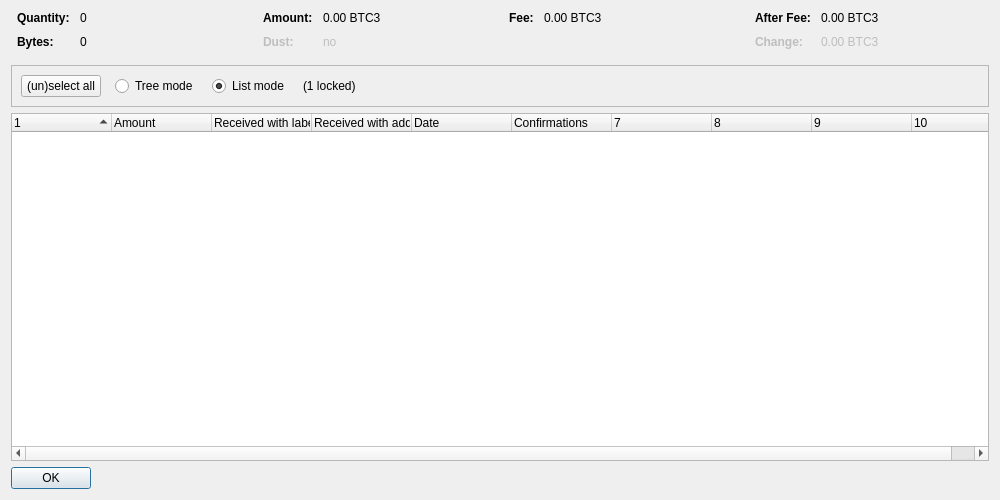
<?xml version="1.0" encoding="UTF-8"?>
<ui version="4.0">
 <class>CoinControlDialog</class>
 <widget class="QDialog" name="CoinControlDialog">
  <property name="geometry">
   <rect>
    <x>0</x>
    <y>0</y>
    <width>1000</width>
    <height>500</height>
   </rect>
  </property>
  <property name="windowTitle">
   <string>Coin Selection</string>
  </property>
  <layout class="QVBoxLayout" name="verticalLayout">
   <item>
    <layout class="QHBoxLayout" name="horizontalLayoutTop" stretch="0,0,0,0">
     <property name="topMargin">
      <number>0</number>
     </property>
     <property name="bottomMargin">
      <number>10</number>
     </property>
     <item>
      <layout class="QFormLayout" name="formLayoutCoinControl1">
       <property name="horizontalSpacing">
        <number>10</number>
       </property>
       <property name="verticalSpacing">
        <number>10</number>
       </property>
       <property name="leftMargin">
        <number>6</number>
       </property>
       <property name="rightMargin">
        <number>6</number>
       </property>
       <item row="0" column="0">
        <widget class="QLabel" name="labelCoinControlQuantityText">
         <property name="font">
          <font>
           <weight>75</weight>
           <bold>true</bold>
          </font>
         </property>
         <property name="text">
          <string>Quantity:</string>
         </property>
        </widget>
       </item>
       <item row="0" column="1">
        <widget class="QLabel" name="labelCoinControlQuantity">
         <property name="cursor">
          <cursorShape>IBeamCursor</cursorShape>
         </property>
         <property name="contextMenuPolicy">
          <enum>Qt::ActionsContextMenu</enum>
         </property>
         <property name="text">
          <string notr="true">0</string>
         </property>
         <property name="textInteractionFlags">
          <set>Qt::LinksAccessibleByMouse|Qt::TextSelectableByKeyboard|Qt::TextSelectableByMouse</set>
         </property>
        </widget>
       </item>
       <item row="1" column="0">
        <widget class="QLabel" name="labelCoinControlBytesText">
         <property name="font">
          <font>
           <weight>75</weight>
           <bold>true</bold>
          </font>
         </property>
         <property name="text">
          <string>Bytes:</string>
         </property>
        </widget>
       </item>
       <item row="1" column="1">
        <widget class="QLabel" name="labelCoinControlBytes">
         <property name="cursor">
          <cursorShape>IBeamCursor</cursorShape>
         </property>
         <property name="contextMenuPolicy">
          <enum>Qt::ActionsContextMenu</enum>
         </property>
         <property name="text">
          <string notr="true">0</string>
         </property>
         <property name="textInteractionFlags">
          <set>Qt::LinksAccessibleByMouse|Qt::TextSelectableByKeyboard|Qt::TextSelectableByMouse</set>
         </property>
        </widget>
       </item>
      </layout>
     </item>
     <item>
      <layout class="QFormLayout" name="formLayoutCoinControl2">
       <property name="horizontalSpacing">
        <number>10</number>
       </property>
       <property name="verticalSpacing">
        <number>10</number>
       </property>
       <property name="leftMargin">
        <number>6</number>
       </property>
       <property name="rightMargin">
        <number>6</number>
       </property>
       <item row="0" column="0">
        <widget class="QLabel" name="labelCoinControlAmountText">
         <property name="font">
          <font>
           <weight>75</weight>
           <bold>true</bold>
          </font>
         </property>
         <property name="text">
          <string>Amount:</string>
         </property>
        </widget>
       </item>
       <item row="0" column="1">
        <widget class="QLabel" name="labelCoinControlAmount">
         <property name="cursor">
          <cursorShape>IBeamCursor</cursorShape>
         </property>
         <property name="contextMenuPolicy">
          <enum>Qt::ActionsContextMenu</enum>
         </property>
         <property name="text">
          <string notr="true">0.00 BTC3</string>
         </property>
         <property name="textInteractionFlags">
          <set>Qt::LinksAccessibleByMouse|Qt::TextSelectableByKeyboard|Qt::TextSelectableByMouse</set>
         </property>
        </widget>
       </item>
       <item row="1" column="0">
        <widget class="QLabel" name="labelCoinControlLowOutputText">
         <property name="enabled">
          <bool>false</bool>
         </property>
         <property name="font">
          <font>
           <weight>75</weight>
           <bold>true</bold>
          </font>
         </property>
         <property name="text">
          <string>Dust:</string>
         </property>
        </widget>
       </item>
       <item row="1" column="1">
        <widget class="QLabel" name="labelCoinControlLowOutput">
         <property name="enabled">
          <bool>false</bool>
         </property>
         <property name="cursor">
          <cursorShape>IBeamCursor</cursorShape>
         </property>
         <property name="contextMenuPolicy">
          <enum>Qt::ActionsContextMenu</enum>
         </property>
         <property name="text">
          <string notr="true">no</string>
         </property>
         <property name="textInteractionFlags">
          <set>Qt::LinksAccessibleByMouse|Qt::TextSelectableByKeyboard|Qt::TextSelectableByMouse</set>
         </property>
        </widget>
       </item>
      </layout>
     </item>
     <item>
      <layout class="QFormLayout" name="formLayoutCoinControl3">
       <property name="horizontalSpacing">
        <number>10</number>
       </property>
       <property name="verticalSpacing">
        <number>10</number>
       </property>
       <property name="leftMargin">
        <number>6</number>
       </property>
       <property name="rightMargin">
        <number>6</number>
       </property>
       <item row="0" column="0">
        <widget class="QLabel" name="labelCoinControlFeeText">
         <property name="font">
          <font>
           <weight>75</weight>
           <bold>true</bold>
          </font>
         </property>
         <property name="text">
          <string>Fee:</string>
         </property>
        </widget>
       </item>
       <item row="0" column="1">
        <widget class="QLabel" name="labelCoinControlFee">
         <property name="cursor">
          <cursorShape>IBeamCursor</cursorShape>
         </property>
         <property name="contextMenuPolicy">
          <enum>Qt::ActionsContextMenu</enum>
         </property>
         <property name="text">
          <string notr="true">0.00 BTC3</string>
         </property>
         <property name="textInteractionFlags">
          <set>Qt::LinksAccessibleByMouse|Qt::TextSelectableByKeyboard|Qt::TextSelectableByMouse</set>
         </property>
        </widget>
       </item>
      </layout>
     </item>
     <item>
      <layout class="QFormLayout" name="formLayoutCoinControl4">
       <property name="horizontalSpacing">
        <number>10</number>
       </property>
       <property name="verticalSpacing">
        <number>10</number>
       </property>
       <property name="leftMargin">
        <number>6</number>
       </property>
       <property name="rightMargin">
        <number>6</number>
       </property>
       <item row="0" column="0">
        <widget class="QLabel" name="labelCoinControlAfterFeeText">
         <property name="font">
          <font>
           <weight>75</weight>
           <bold>true</bold>
          </font>
         </property>
         <property name="text">
          <string>After Fee:</string>
         </property>
        </widget>
       </item>
       <item row="0" column="1">
        <widget class="QLabel" name="labelCoinControlAfterFee">
         <property name="cursor">
          <cursorShape>IBeamCursor</cursorShape>
         </property>
         <property name="contextMenuPolicy">
          <enum>Qt::ActionsContextMenu</enum>
         </property>
         <property name="text">
          <string notr="true">0.00 BTC3</string>
         </property>
         <property name="textInteractionFlags">
          <set>Qt::LinksAccessibleByMouse|Qt::TextSelectableByKeyboard|Qt::TextSelectableByMouse</set>
         </property>
        </widget>
       </item>
       <item row="1" column="0">
        <widget class="QLabel" name="labelCoinControlChangeText">
         <property name="enabled">
          <bool>false</bool>
         </property>
         <property name="font">
          <font>
           <weight>75</weight>
           <bold>true</bold>
          </font>
         </property>
         <property name="text">
          <string>Change:</string>
         </property>
        </widget>
       </item>
       <item row="1" column="1">
        <widget class="QLabel" name="labelCoinControlChange">
         <property name="enabled">
          <bool>false</bool>
         </property>
         <property name="cursor">
          <cursorShape>IBeamCursor</cursorShape>
         </property>
         <property name="contextMenuPolicy">
          <enum>Qt::ActionsContextMenu</enum>
         </property>
         <property name="text">
          <string notr="true">0.00 BTC3</string>
         </property>
         <property name="textInteractionFlags">
          <set>Qt::LinksAccessibleByMouse|Qt::TextSelectableByKeyboard|Qt::TextSelectableByMouse</set>
         </property>
        </widget>
       </item>
      </layout>
     </item>
    </layout>
   </item>
   <item>
    <widget class="QFrame" name="frame">
     <property name="minimumSize">
      <size>
       <width>0</width>
       <height>40</height>
      </size>
     </property>
     <property name="frameShape">
      <enum>QFrame::StyledPanel</enum>
     </property>
     <property name="frameShadow">
      <enum>QFrame::Sunken</enum>
     </property>
     <layout class="QHBoxLayout" name="horizontalLayout">
      <item>
       <layout class="QHBoxLayout" name="horizontalLayoutPanel" stretch="0,0,0,0,0">
        <property name="spacing">
         <number>14</number>
        </property>
        <item>
         <widget class="QPushButton" name="pushButtonSelectAll">
          <property name="sizePolicy">
           <sizepolicy hsizetype="Maximum" vsizetype="Fixed">
            <horstretch>0</horstretch>
            <verstretch>0</verstretch>
           </sizepolicy>
          </property>
          <property name="text">
           <string>(un)select all</string>
          </property>
          <property name="autoDefault">
           <bool>false</bool>
          </property>
         </widget>
        </item>
        <item>
         <widget class="QRadioButton" name="radioTreeMode">
          <property name="sizePolicy">
           <sizepolicy hsizetype="Maximum" vsizetype="Fixed">
            <horstretch>0</horstretch>
            <verstretch>0</verstretch>
           </sizepolicy>
          </property>
          <property name="text">
           <string>Tree mode</string>
          </property>
         </widget>
        </item>
        <item>
         <widget class="QRadioButton" name="radioListMode">
          <property name="sizePolicy">
           <sizepolicy hsizetype="Maximum" vsizetype="Fixed">
            <horstretch>0</horstretch>
            <verstretch>0</verstretch>
           </sizepolicy>
          </property>
          <property name="text">
           <string>List mode</string>
          </property>
          <property name="checked">
           <bool>true</bool>
          </property>
         </widget>
        </item>
        <item>
         <widget class="QLabel" name="labelLocked">
          <property name="text">
           <string notr="true">(1 locked)</string>
          </property>
         </widget>
        </item>
        <item>
         <spacer name="horizontalSpacer">
          <property name="orientation">
           <enum>Qt::Horizontal</enum>
          </property>
          <property name="sizeHint" stdset="0">
           <size>
            <width>40</width>
            <height>20</height>
           </size>
          </property>
         </spacer>
        </item>
       </layout>
      </item>
     </layout>
    </widget>
   </item>
   <item>
    <widget class="CoinControlTreeWidget" name="treeWidget">
     <property name="contextMenuPolicy">
      <enum>Qt::CustomContextMenu</enum>
     </property>
     <property name="sortingEnabled">
      <bool>false</bool>
     </property>
     <property name="columnCount">
      <number>10</number>
     </property>
     <attribute name="headerShowSortIndicator" stdset="0">
      <bool>true</bool>
     </attribute>
     <attribute name="headerStretchLastSection">
      <bool>false</bool>
     </attribute>
     <column>
      <property name="text">
       <string/>
      </property>
     </column>
     <column>
      <property name="text">
       <string>Amount</string>
      </property>
     </column>
     <column>
      <property name="text">
       <string>Received with label</string>
      </property>
     </column>
     <column>
      <property name="text">
       <string>Received with address</string>
      </property>
     </column>
     <column>
      <property name="text">
       <string>Date</string>
      </property>
     </column>
     <column>
      <property name="text">
       <string>Confirmations</string>
      </property>
      <property name="toolTip">
       <string>Confirmed</string>
      </property>
     </column>
     <column>
      <property name="text">
       <string/>
      </property>
     </column>
     <column>
      <property name="text">
       <string/>
      </property>
     </column>
     <column>
      <property name="text">
       <string/>
      </property>
     </column>
     <column>
      <property name="text">
       <string/>
      </property>
     </column>
    </widget>
   </item>
   <item>
    <widget class="QDialogButtonBox" name="buttonBox">
     <property name="sizePolicy">
      <sizepolicy hsizetype="Maximum" vsizetype="Fixed">
       <horstretch>0</horstretch>
       <verstretch>0</verstretch>
      </sizepolicy>
     </property>
     <property name="orientation">
      <enum>Qt::Horizontal</enum>
     </property>
     <property name="standardButtons">
      <set>QDialogButtonBox::Ok</set>
     </property>
    </widget>
   </item>
  </layout>
 </widget>
 <customwidgets>
  <customwidget>
   <class>CoinControlTreeWidget</class>
   <extends>QTreeWidget</extends>
   <header>qt/coincontroltreewidget.h</header>
  </customwidget>
 </customwidgets>
 <resources/>
 <connections/>
</ui>
